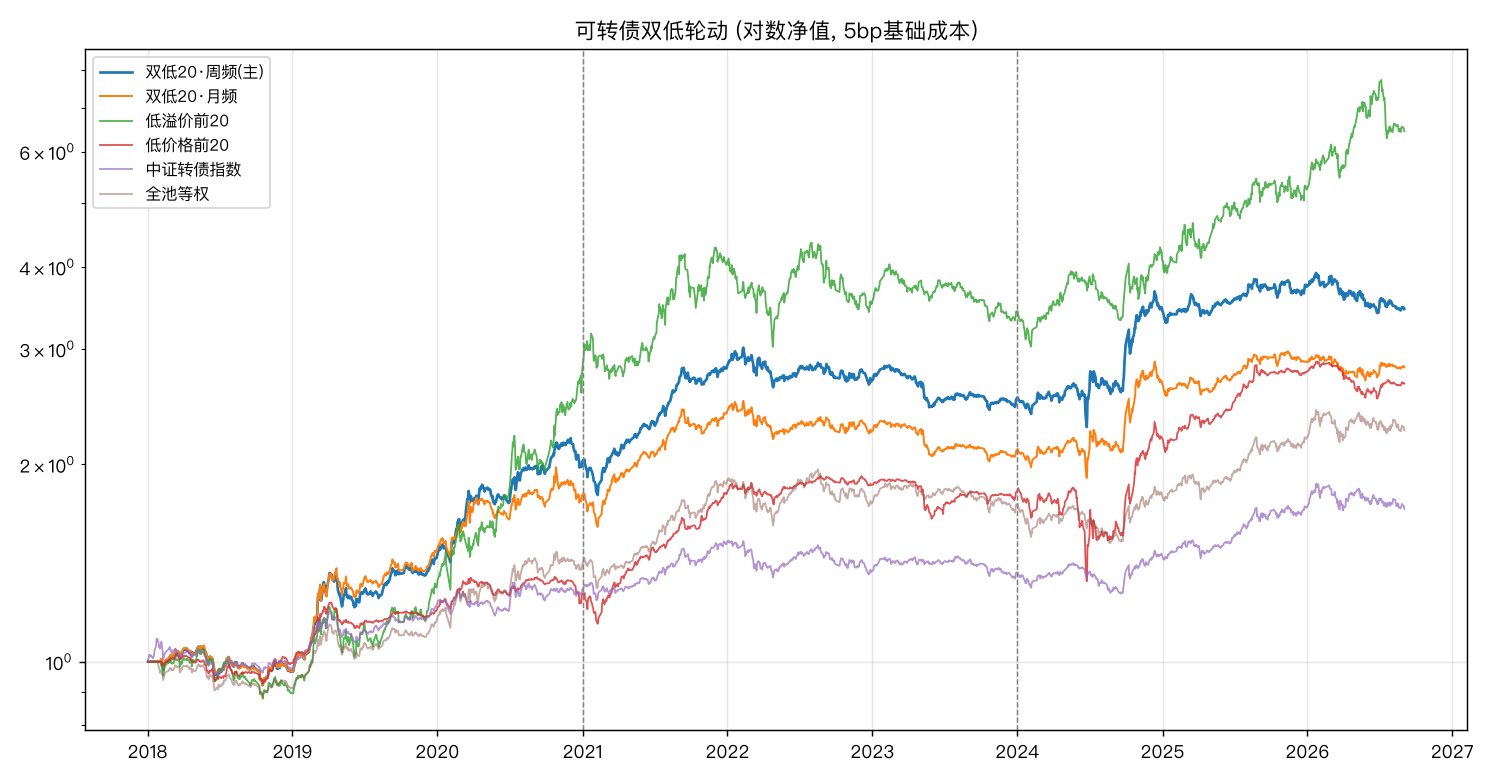

This chart was generated by the following Python code:
#!/usr/bin/env -S uv run --no-sync
# -*- coding: utf-8 -*-
"""可转债双低轮动实验 —— 严格按 docs/convertible_double_low_plan.md v1.0 实施。

主组合: 双低(价格+溢价率)最低前20只等权, 周频(周五信号→下周一执行=T+1收盘)
对照:   月频变体 / 低溢价前20 / 低价格前20(归因分解) / 中证转债指数 / 全池等权
判定(预注册): ② 月超额vs000832 p<0.05  ③ 三段每段夏普>0.5且跑赢
              ④ 30bp档年超额≥3%     失败如实归档
用法: uv run python research/convertible_double_low.py
"""

from __future__ import annotations

import sys
from pathlib import Path

import matplotlib

matplotlib.use("Agg")
import matplotlib.pyplot as plt
import numpy as np
import pandas as pd
from scipy import stats

plt.rcParams["font.sans-serif"] = ["PingFang SC", "Heiti TC", "Arial Unicode MS"]
plt.rcParams["axes.unicode_minus"] = False

sys.path.insert(0, str(Path(__file__).resolve().parents[3]))
from research.data_loader import load_index_daily
from research.dividend_factor import metrics, monthly

CDIR = Path(__file__).resolve().parents[3] / "data" / "convertible"
START = "2018-01-01"
TOP_N = 20
WARMUP = 20  # 上市满20交易日
BASE_COST = 5e-4  # 5bp/单边
COST_30 = 30e-4  # ④ 压测档
ERAS = {
    "2018-2020": ("2018-01-01", "2020-12-31"),
    "2021-2023": ("2021-01-01", "2023-12-31"),
    "2024-2026": ("2024-01-01", None),
}


def load_wide() -> tuple[pd.DataFrame, pd.DataFrame, pd.DataFrame]:
    df = pd.read_parquet(CDIR / "value_analysis.parquet")
    close = df.pivot(index="date", columns="code", values="close").sort_index()
    prem = df.pivot(index="date", columns="code", values="premium").reindex(close.index)
    uni = pd.read_parquet(CDIR / "universe.parquet").set_index("code")
    close.index = pd.to_datetime(close.index)
    return close.loc[START:], prem.loc[START:], uni


def pick_sets(
    close: pd.DataFrame,
    prem: pd.DataFrame,
    factor: pd.DataFrame,
    sig_days: list[pd.Timestamp],
) -> dict:
    """每个信号日 → 双低/因子最低前20集合。factor 传入 close 或 prem 实现归因分组。"""
    warm = close.notna().cumsum()
    sets = {}
    for T in sig_days:
        elig = (warm.loc[T] >= WARMUP) & close.loc[T].notna() & prem.loc[T].notna()
        codes = elig[elig].index
        if len(codes) == 0:
            sets[T] = frozenset()
            continue
        f = factor.loc[T, codes]
        sets[T] = frozenset(f.nsmallest(TOP_N).index)
    return sets


def signal_to_exec(sets: dict, idx: pd.DatetimeIndex) -> dict:
    """信号日 → 次一交易日执行(收盘)。"""
    out, pos = {}, {d: i for i, d in enumerate(idx)}
    for T, s in sets.items():
        i = pos.get(T)
        if i is not None and i + 1 < len(idx):
            out[idx[i + 1]] = s
    return out


def rebalance_nav(
    close: pd.DataFrame, sets_exec: dict, cost: float
) -> tuple[pd.Series, float]:
    """等权+执行日完全再平衡; 退市债以最后有效收盘自然退出。"""
    ret = close.pct_change()
    cols = close.columns
    W = pd.DataFrame(0.0, index=close.index, columns=cols)
    w = pd.Series(0.0, index=cols)
    for i, dt in enumerate(close.index):
        if dt in sets_exec:
            S = sets_exec[dt]
            w = pd.Series(0.0, index=cols)
            if S:
                w[list(S)] = 1.0 / len(S)
        W.iloc[i] = w
    turn = W.diff().abs().sum(axis=1).fillna(0.0)
    gross = (W.shift(1).fillna(0.0) * ret.fillna(0.0)).sum(axis=1)
    nav = (1 + gross - turn * cost).cumprod()
    years = len(nav) / 244
    return nav, float(turn.sum() / 2 / years)


def weekly_last_days(idx: pd.DatetimeIndex) -> pd.DatetimeIndex:
    iso = pd.Series(
        idx.isocalendar().week.astype(int)
        | (idx.isocalendar().year.astype(int) * 1000),
        index=idx,
    )
    return idx[iso.shift(-1) != iso]


def month_last_days(idx: pd.DatetimeIndex) -> pd.DatetimeIndex:
    m = pd.Series(idx.to_period("M"), index=idx)
    return idx[m.shift(-1) != m]


def main() -> None:
    print("== 可转债双低轮动实验 (预注册 v1.0) ==")
    close, prem, uni = load_wide()
    print(
        f"数据: {close.shape[0]} 交易日 × {close.shape[1]} 只, "
        f"{close.index[0].date()} ~ {close.index[-1].date()}"
    )
    dbl = close + prem  # 双低因子

    wk_days = weekly_last_days(close.index)
    mo_days = month_last_days(close.index)
    sets_wk_main = signal_to_exec(
        pick_sets(close, prem, dbl, list(wk_days)), close.index
    )
    sets_mo_main = signal_to_exec(
        pick_sets(close, prem, dbl, list(mo_days)), close.index
    )
    sets_wk_prem = signal_to_exec(
        pick_sets(close, prem, prem, list(wk_days)), close.index
    )
    sets_wk_px = signal_to_exec(
        pick_sets(close, prem, close, list(wk_days)), close.index
    )

    sizes = [len(s) for s in sets_wk_main.values() if s]
    print(
        f"周频入选数: 中位 {int(np.median(sizes))}, 范围 {min(sizes)}~{max(sizes)} "
        f"(2018初可选池较小属预期)\n"
    )

    nav_main, turn_main = rebalance_nav(close, sets_wk_main, BASE_COST)
    nav_mo, turn_mo = rebalance_nav(close, sets_mo_main, BASE_COST)
    nav_prem, _ = rebalance_nav(close, sets_wk_prem, BASE_COST)
    nav_px, _ = rebalance_nav(close, sets_wk_px, BASE_COST)
    nav_30, _ = rebalance_nav(close, sets_wk_main, COST_30)

    bench = load_index_daily("000832", start="20180101", refresh=False)["close"]
    bench = bench.reindex(close.index).ffill()
    bench = bench / bench.dropna().iloc[0]
    warm = close.notna().cumsum() >= WARMUP
    ew_pool = (1 + (close.pct_change()[warm]).mean(axis=1).fillna(0)).cumprod()

    mMain, mMo, mP = metrics(nav_main), metrics(nav_mo), metrics(nav_prem)
    mPx, mB, mE = metrics(nav_px), metrics(bench), metrics(ew_pool)

    print("== 汇总 (5bp 基础成本) ==")
    rows = []
    for label, m, tn in [
        ("主组合 双低20·周频", mMain, turn_main),
        ("月频变体", mMo, turn_mo),
        ("低溢价前20(归因)", mP, np.nan),
        ("低价格前20(归因)", mPx, np.nan),
        ("中证转债指数", mB, 0.0),
        ("全池等权", mE, 0.0),
    ]:
        rows.append(
            {
                "组合": label,
                "年化": m["年化"],
                "夏普": m["夏普"],
                "回撤": m["最大回撤"],
                "年换手": tn,
            }
        )
    print(pd.DataFrame(rows).to_string(index=False, float_format=lambda v: f"{v:.3f}"))

    # ---- ② 显著性 ----
    diff = (monthly(nav_main) - monthly(bench)).dropna()
    t, p_welch = stats.ttest_1samp(diff, 0)
    rng = np.random.default_rng(7)
    arr = diff.to_numpy()
    p_perm = float(
        (
            np.abs(rng.choice([1, -1], (10000, len(arr))).dot(arr)) / len(arr)
            >= abs(arr.mean())
        ).mean()
    )

    # ---- ③ 稳定性 ----
    print("\n主组合分年代稳定性(第③层, 夏普>0.5 且跑赢指数):")
    stable = True
    for name, (s, e) in ERAS.items():
        a = nav_main[s:e] / nav_main[s:e].dropna().iloc[0]
        b = bench[s:e] / bench[s:e].dropna().iloc[0]
        ma, mb = metrics(a), metrics(b)
        ok = ma["夏普"] > 0.5 and ma["年化"] > mb["年化"]
        stable &= ok
        print(
            f"  {name}: 主 {ma['年化']:+.1%} 夏普 {ma['夏普']:.2f} | "
            f"000832 {mb['年化']:+.1%} | 跑赢 {ma['年化'] > mb['年化']}, 夏普过线 {ma['夏普'] > 0.5}"
        )

    # ---- ④ 可交易 ----
    exc30 = metrics(nav_30)["年化"] - mB["年化"]
    print(
        f"\n④ 30bp档: 年化 {metrics(nav_30)['年化']:+.1%} vs 指数 {mB['年化']:+.1%} "
        f"→ 年超额 {exc30:+.1%}, 达标(≥3%): {exc30 >= 0.03}"
    )

    # ---- 归因读数 ----
    print("\n== 归因读数 ==")
    print(
        f"周频 vs 月频: {mMain['年化']:+.1%} vs {mMo['年化']:+.1%} "
        f"→ 周频边际价值 {mMain['年化'] - mMo['年化']:+.1%}/年 (换手 {turn_main:.0f} vs {turn_mo:.0f})"
    )
    print(
        f"低溢价组 {mP['年化']:+.1%} | 低价格组 {mPx['年化']:+.1%} | 主组合 {mMain['年化']:+.1%}"
    )
    if mP["年化"] > mPx["年化"]:
        print("  → 超额主要由低溢价驱动(均值回归逻辑, 健康面)")
    else:
        print("  → 超额主要由低价格驱动(信用风险敞口, 警报面: 债底非铁底)")

    print(
        f"\n②显著性: Welch p={p_welch:.4f}, 置换 p={p_perm:.4f} → "
        f"{'通过' if p_perm < 0.05 else '未通过'}"
    )
    print(f"③稳定性: {'通过' if stable else '未通过'}")
    print(f"④可交易: {'通过' if exc30 >= 0.03 else '未通过'}")

    fig, ax = plt.subplots(figsize=(11.5, 6))
    ax.plot(nav_main, lw=1.5, label="双低20·周频(主)")
    ax.plot(nav_mo, lw=1.1, label="双低20·月频")
    ax.plot(nav_prem, lw=1, alpha=0.8, label="低溢价前20")
    ax.plot(nav_px, lw=1, alpha=0.8, label="低价格前20")
    ax.plot(bench, lw=1, alpha=0.7, label="中证转债指数")
    ax.plot(ew_pool, lw=1, alpha=0.5, label="全池等权")
    for y in ("2021-01-01", "2024-01-01"):
        ax.axvline(pd.Timestamp(y), color="gray", ls="--", lw=0.8)
    ax.set_yscale("log")
    ax.legend(fontsize=9)
    ax.grid(alpha=0.3)
    ax.set_title("可转债双低轮动 (对数净值, 5bp基础成本)")
    out = Path(__file__).resolve().parents[3] / "output" / "convertible_double_low.png"
    fig.tight_layout()
    fig.savefig(out, dpi=130)
    print(f"\n图已保存: {out}")


if __name__ == "__main__":
    main()
